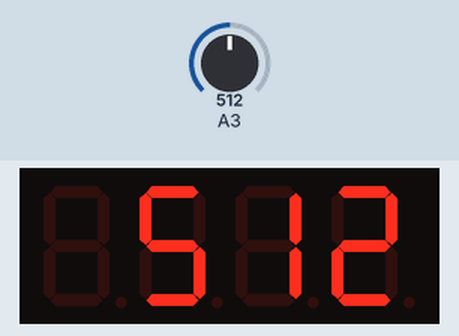
This sketch was run on a simulated Arduino Uno, built with avr-gcc and run on an emulated ATmega328P. Shown: 4-digit seven-segment display. The test bench sets the inputs (shaded band); at power-on: A3 = 512.

Above: at 1.2 s.
1.3 s: A3 set to 716
At 1.9 s:
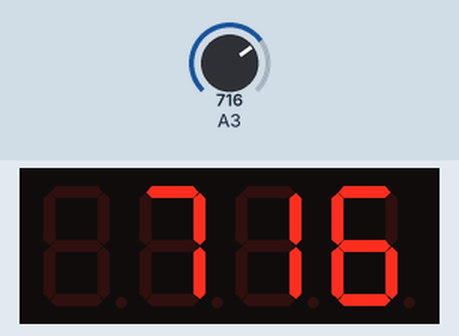
2.9 s: A3 set to 900
At 3.6 s:
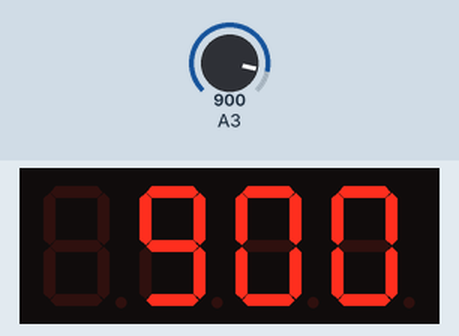
4.5 s: A3 set to 1023
At 5.2 s:
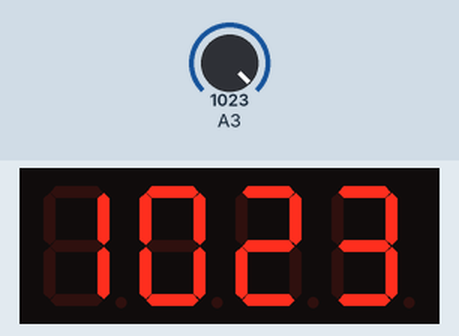
Timing chart, 0 to 7.5 s (numbered marks = the images above; inputs shaded):
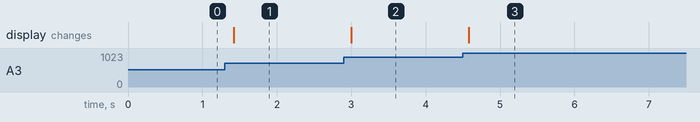

Measured:
- after the input at 1.3 s, the display: changes after 0.12 s (image 1)
- after the input at 2.9 s, the display: changes after 0.10 s (image 2)
- after the input at 4.5 s, the display: changes after 0.08 s (image 3)

The sketch:

check-keypad-4digit.ino
```cpp
/**
 * Utility to check EEI-Stopwatch keypad
 * For 22kΩ resistors should give ~390 and ~550 values
 */

#include <TM1637TinyDisplay.h>

#define CLK 2
#define DIO 3
TM1637TinyDisplay display(CLK, DIO);

void setup() {
  pinMode(A3, INPUT_PULLUP);
  display.begin();
  display.setBrightness(BRIGHT_7);
}

void loop() {
  display.showNumber(analogRead(A3));
  delay(100);
}
```
